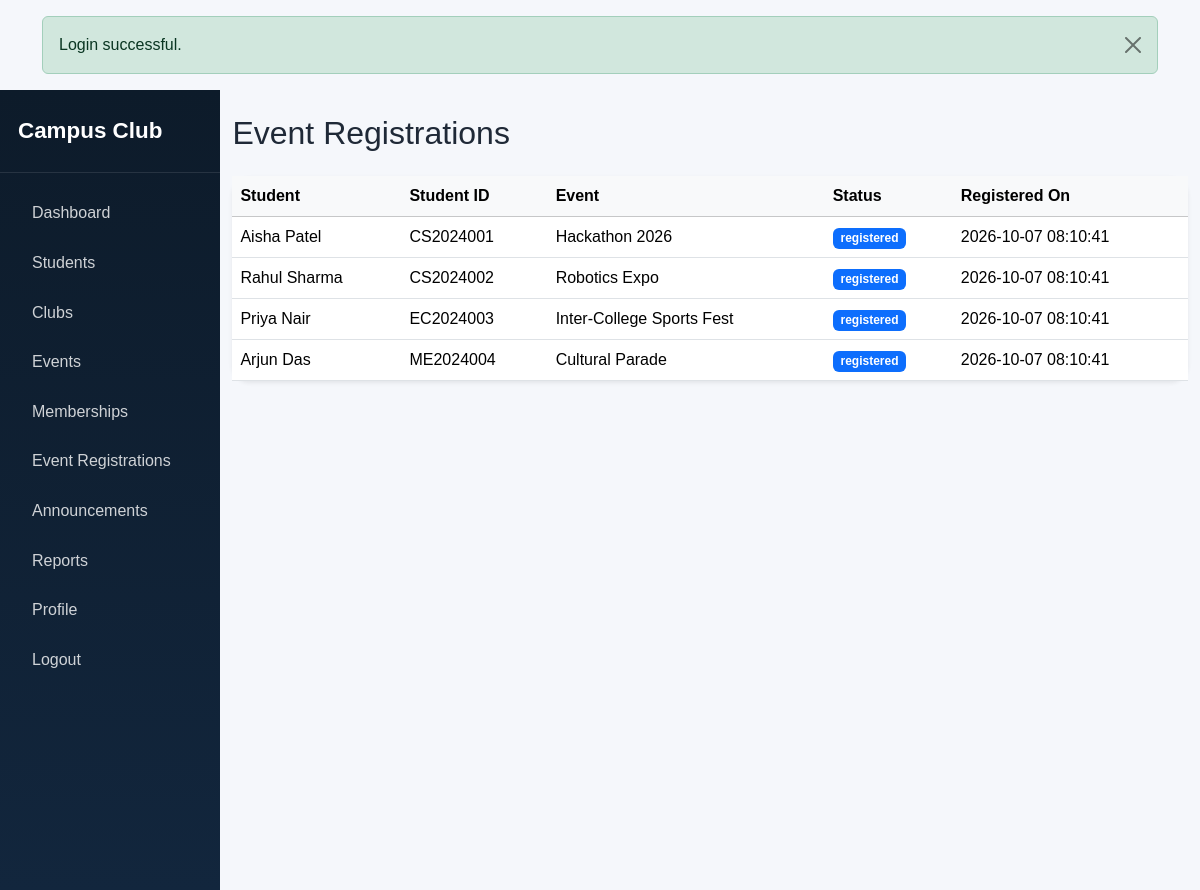
/admin/registrations.php (signed in), run on the app's committed database.
### tables this page shows
CREATE TABLE `event_registrations` (
  `id` INT AUTO_INCREMENT PRIMARY KEY,
  `user_id` INT NOT NULL,
  `event_id` INT NOT NULL,
  `registered_at` TIMESTAMP DEFAULT CURRENT_TIMESTAMP,
  `status` ENUM('registered','cancelled') NOT NULL DEFAULT 'registered',
  UNIQUE KEY `uq_event_registration` (`user_id`, `event_id`),
  FOREIGN KEY (`user_id`) REFERENCES `users`(`id`) ON DELETE CASCADE,
  FOREIGN KEY (`event_id`) REFERENCES `events`(`id`) ON DELETE CASCADE
);

CREATE TABLE `users` (
  `id` INT AUTO_INCREMENT PRIMARY KEY,
  `student_id` VARCHAR(100) NOT NULL UNIQUE,
  `name` VARCHAR(150) NOT NULL,
  `email` VARCHAR(150) NOT NULL UNIQUE,
  `password` VARCHAR(255) NOT NULL,
  `phone` VARCHAR(20) DEFAULT NULL,
  `department` VARCHAR(100) NOT NULL,
  `year` VARCHAR(20) NOT NULL,
  `role` ENUM('admin','student') NOT NULL DEFAULT 'student',
  `status` ENUM('active','inactive') NOT NULL DEFAULT 'active',
  `created_at` TIMESTAMP DEFAULT CURRENT_TIMESTAMP,
  INDEX `idx_user_email` (`email`),
  INDEX `idx_user_student_id` (`student_id`)
);

CREATE TABLE `events` (
  `id` INT AUTO_INCREMENT PRIMARY KEY,
  `club_id` INT NOT NULL,
  `title` VARCHAR(180) NOT NULL,
  `description` TEXT NOT NULL,
  `event_date` DATE NOT NULL,
  `event_time` TIME NOT NULL,
  `venue` VARCHAR(180) NOT NULL,
  `max_participants` INT NOT NULL,
  `registration_deadline` DATE NOT NULL,
  `image` VARCHAR(255) DEFAULT NULL,
  `status` ENUM('open','closed') NOT NULL DEFAULT 'open',
  `created_at` TIMESTAMP DEFAULT CURRENT_TIMESTAMP,
  FOREIGN KEY (`club_id`) REFERENCES `clubs`(`id`) ON DELETE CASCADE,
  INDEX `idx_event_date` (`event_date`),
  INDEX `idx_event_title` (`title`)
);

### config/auth.php (called while the page is built, shortened)
<?php
function e($value): string
{
    return htmlspecialchars((string)$value, ENT_QUOTES, 'UTF-8');
}

### admin/registrations.php (the view, shortened to what this page needs)
<?php
require_once __DIR__ . '/../config/auth.php';
include __DIR__ . '/../includes/header.php';
$pdo = getPDO();
$registrations = $pdo->query('SELECT er.*, u.name AS student_name, u.student_id, e.title AS event_title FROM event_registrations er JOIN users u ON u.id = er.user_id JOIN events e ON e.id = er.event_id ORDER BY er.registered_at DESC')->fetchAll();
?>
<div class="d-flex">
    <?php include __DIR__ . '/../includes/sidebar.php'; ?>
    <main class="main-content">
        <div class="container-fluid py-4">
            <h2 class="mb-4">Event Registrations</h2>
            <div class="card shadow-sm border-0">
                <div class="card-body p-0">
                    <div class="table-responsive">
                        <table class="table table-hover mb-0 align-middle">
                            <thead class="table-light"><tr><th>Student</th><th>Student ID</th><th>Event</th><th>Status</th><th>Registered On</th></tr></thead>
                            <tbody>
                                <?php foreach ($registrations as $row): ?>
                                    <tr>
                                        <td><?= e($row['student_name']) ?></td>
                                        <td><?= e($row['student_id']) ?></td>
                                        <td><?= e($row['event_title']) ?></td>
                                        <td><span class="badge bg-primary"><?= e($row['status']) ?></span></td>
                                        <td><?= e($row['registered_at']) ?></td>
                                    </tr>
                                <?php endforeach; ?>
                            </tbody>
                        </table>
                    </div>
                </div>
            </div>
        </div>
    </main>
</div>
<?php include __DIR__ . '/../includes/footer.php'; ?>

### assets/css/style.css (style rules this page uses)
.card { border-radius: 18px; }
.main-content { width: 100%; min-height: 100vh; background: #f5f7fb; }

### data on the page
event_registrations: user.name "Aisha Patel", user.student_id "CS2024001", event.title "Hackathon 2026", status "registered", registered_at "2026-10-07 08:10:41"
event_registrations: user.name "Rahul Sharma", user.student_id "CS2024002", event.title "Robotics Expo", status "registered", registered_at "2026-10-07 08:10:41"
event_registrations: user.name "Priya Nair", user.student_id "EC2024003", event.title "Inter-College Sports Fest", status "registered", registered_at "2026-10-07 08:10:41"
event_registrations: user.name "Arjun Das", user.student_id "ME2024004", event.title "Cultural Parade", status "registered", registered_at "2026-10-07 08:10:41"

### other printed values
$message "Login successful."
